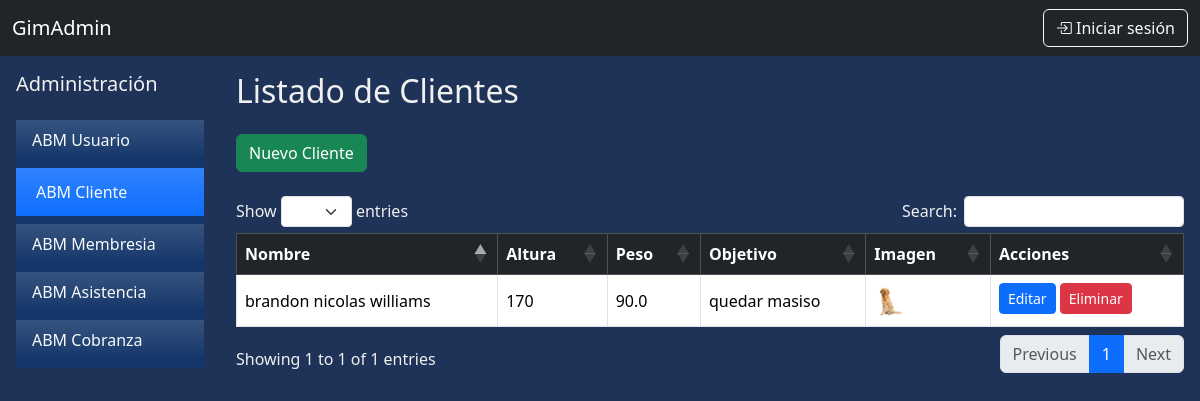
The page /abm/clientes/ on the database its author committed.
### apps/abm/models.py (models this page shows, shortened)
class Cliente(models.Model):
    usuario = models.OneToOneField(UserProfile, on_delete=models.CASCADE, null=False, related_name='cliente_usuario')
    altura = models.IntegerField()
    peso = models.FloatField()
    objetivo = models.CharField(max_length=300, null=False, default="", blank=True)
    avatar = models.ImageField(upload_to='avatars/', null=True, blank=True, default='avatars/default.jpg')

class UserProfile(models.Model):
    user = models.OneToOneField(User, null=False, on_delete=models.CASCADE)
    dni = models.IntegerField(unique=True, null=False)
    telefono = models.CharField(max_length=50)
    domicilio = models.CharField(max_length=150)
    fecha_nac = models.DateField()
    first_login = models.BooleanField(default=True)

### apps/abm/views.py (the view)
# urls.py: path('clientes/', views.lista_clientes, name='cliente_listar'),
def lista_clientes(request):
    clientes = Cliente.objects.all()
    return render(request, 'lista_clientes.html', {'clientes': clientes})

### apps/abm/templates/lista_clientes.html (shortened to what this page needs)
{% extends "base.html" %}
{% block content %}
<div class="d-flex">
    {% include 'sidebar.html' %}
    <div class="flex-grow-1 p-3 justify-content-end flex-column">
        <h2 class="mb-4">Listado de Clientes</h2>
        <div>
            <a href="{% url 'cliente_elegir_usuario' %}">
                <button type="button" class="btn btn-success">Nuevo Cliente</button>
            </a>
        </div>
        <br>
        <table class="table table-bordered table-hover align-middle" {% if clientes %}id="tablaClientes"{% endif %}>
            <thead class="table-dark bg-gradient">
                <tr>
                    <th>Nombre</th>
                    <th>Altura</th>
                    <th>Peso</th>
                    <th>Objetivo</th>
                    <th>Imagen</th>
                    <th>Acciones</th>
                </tr>
            </thead>
            <tbody>
                {% for c in clientes %}
                <tr>
                    <td>{{ c.usuario.user.first_name }} {{ c.usuario.user.last_name }}</td>
                    <td>{{ c.altura }}</td>
                    <td>{{ c.peso }}</td>
                    <td>{{ c.objetivo }}</td>
                    <td><img class="img-rounded" src="{{ c.avatar.url }}" width="30" height="30"></td>
                    <td>
                        <a href="{% url 'cliente_editar' c.id %}" class="btn btn-sm btn-primary mb-1">Editar</a>
                        <a href="{% url 'cliente_eliminar' c.id %}" class="btn btn-sm btn-danger mb-1">Eliminar</a>
                    </td>
                </tr>
                {% empty %}
                <tr>
                    <td colspan="6" class="text-center">No hay clientes cargados.</td>
                </tr>
                {% endfor %}
            </tbody>
        </table>
    </div>
</div>
{% endblock %}

### apps/core/templates/base.html (style rules this page uses)
body { background-color: #1E3357; color: #F0F0F0; }

### rows shown on the page
Cliente: usuario.user.first_name "brandon nicolas", usuario.user.last_name "williams", altura "170", peso "90.0", objetivo "quedar masiso", avatar (picture)
